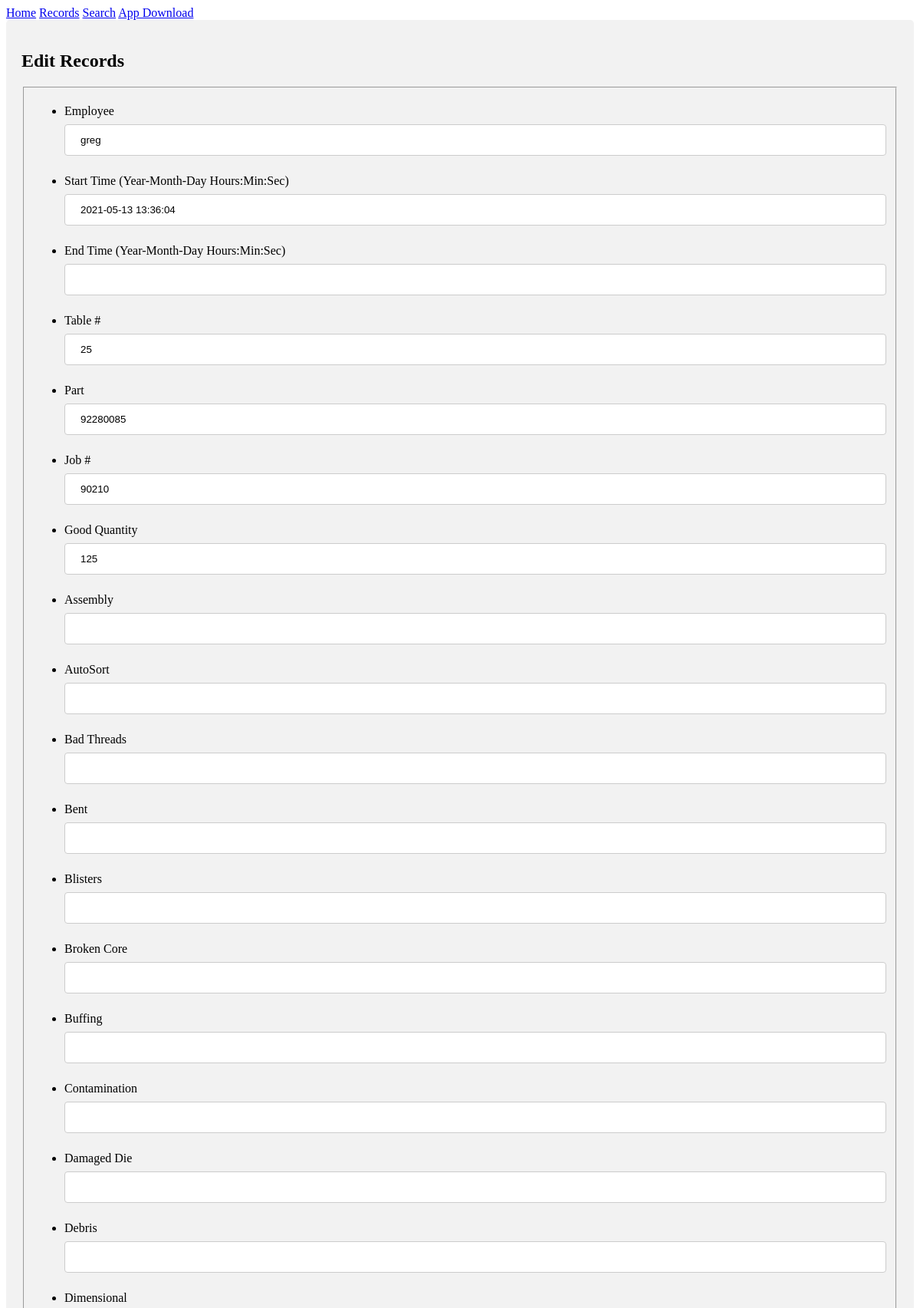
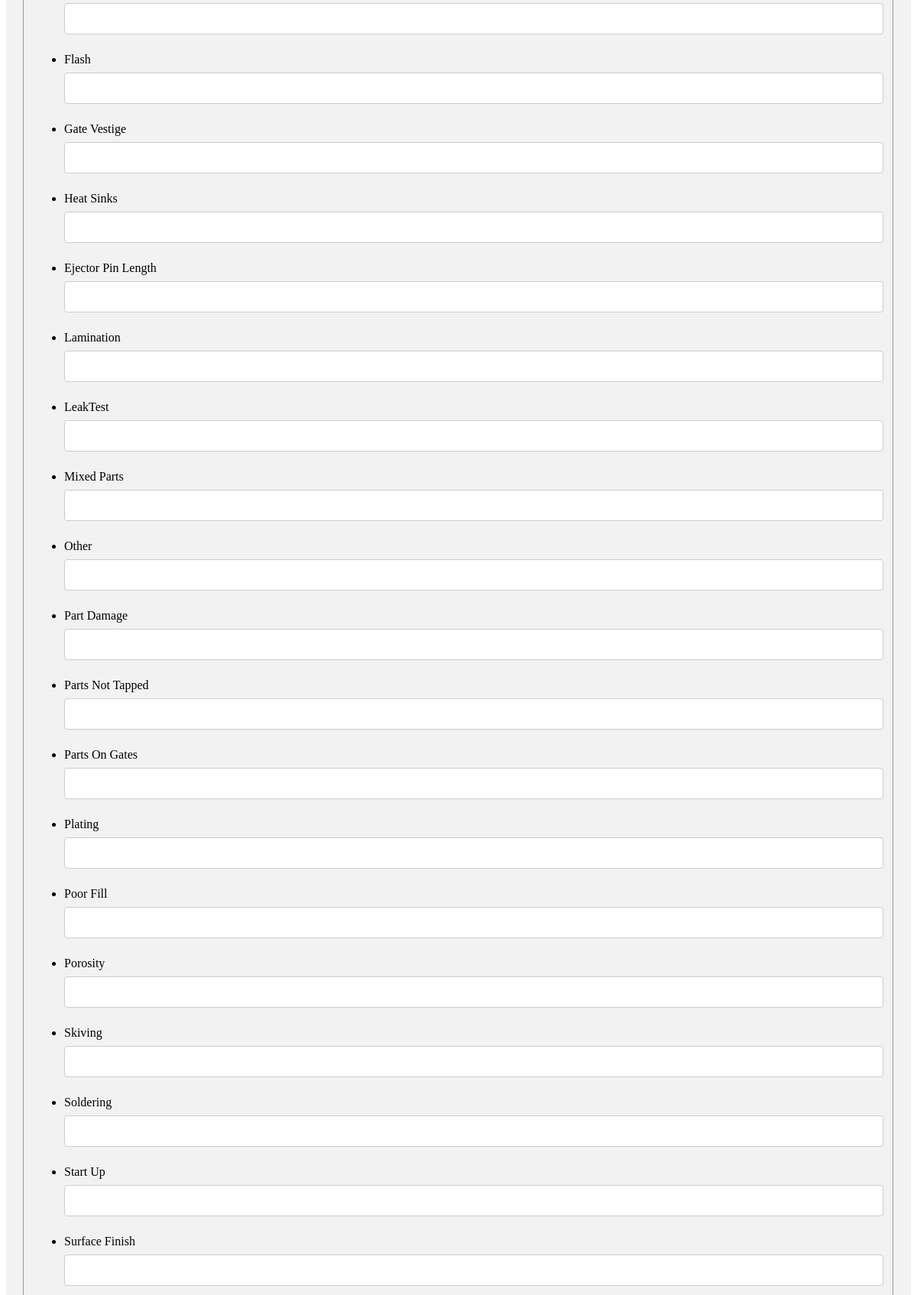
The app's page /edit_record/2 (upper part) with its own data (2 pictures, top to bottom).
### app/models.py (models this page shows, shortened)
class Record(db.Model):
    __tablename__ = "sort-data"
    id = db.Column(db.Integer, primary_key=True)
    Employee = db.Column(db.String(64), index=False, unique=False, nullable=False)
    StartTime = db.Column(db.DateTime, index=False, unique=False, nullable=False)
    TableNumber = db.Column(db.Integer, nullable=False)
    Job = db.Column(db.Integer, nullable=False)
    Part = db.Column(db.Integer, nullable=False)
    Operation = db.Column(db.Integer, nullable=False)
    CastDate = db.Column(db.DateTime, nullable=False)
    CastShift = db.Column(db.Integer, nullable=False)
    GoodQuantity = db.Column(db.Integer, index=False, unique=False, nullable=False)
    Assembly = db.Column(db.Integer, nullable=True)
    AutoSort = db.Column(db.Integer, nullable=True)
    BadThreads = db.Column(db.Integer, nullable=True)
    Bent = db.Column(db.Integer, nullable=True)
    Blisters = db.Column(db.Integer, nullable=True)
    BrokenCore = db.Column(db.Integer, nullable=True)
    Buffing = db.Column(db.Integer, nullable=True)
    Contamination = db.Column(db.Integer, nullable=True)
    DamagedDie = db.Column(db.Integer, nullable=True)
    Debris = db.Column(db.Integer, nullable=True)
    Dimensional = db.Column(db.Integer, nullable=True)
    Flash = db.Column(db.Integer, nullable=True)
    GateVestige = db.Column(db.Integer, nullable=True)
    HeatSinks = db.Column(db.Integer, nullable=True)
    EjectorPinLength = db.Column(db.Integer, nullable=True)
    Lamination = db.Column(db.Integer, nullable=True)
    LeakTest = db.Column(db.Integer, nullable=True)
    MixedParts = db.Column(db.Integer, nullable=True)
    Other = db.Column(db.Integer, nullable=True)
    PartDamage = db.Column(db.Integer, nullable=True)
    PartsNotTapped = db.Column(db.Integer, nullable=True)
    PartsOnGates = db.Column(db.Integer, nullable=True)
    Plating = db.Column(db.Integer, nullable=True)
    PoorFill = db.Column(db.Integer, nullable=True)
    Porosity = db.Column(db.Integer, nullable=True)
    Skiving = db.Column(db.Integer, nullable=True)
    Soldering = db.Column(db.Integer, nullable=True)
    StartUp = db.Column(db.Integer, nullable=True)
    SurfaceFinish = db.Column(db.Integer, nullable=True)
    TrimDamage = db.Column(db.Integer, nullable=True)
    Weight = db.Column(db.Integer, nullable=True)
    WrongPart = db.Column(db.Integer, nullable=True)
    EndTime = db.Column(db.DateTime, nullable=True)
    Rework = db.Column(db.Integer, nullable=True)
    NIT = db.Column(db.Integer, nullable=True)

### app/routes.py (the view)
@app.route("/edit_record/<id>", methods=['POST', 'GET'])
def edit_record(id):
    record = Record.query.get(id)
    edit_form = EditForm(obj=record)
    if edit_form.validate():
        edit_form.populate_obj(record)
        db.session.commit()
    with open('app/errors.txt', 'a') as errorFile:
        for key in edit_form.errors:
            for value in edit_form.errors[key]:
                errorFile.write(key + ": " + value + "\n")
    return render_template(
        'edit_records2.html',
        edit_form = edit_form,
        template = "form-template"
    )

### app/templates/edit_records2.html (shortened to what this page needs)
{% extends 'layout.html' %}
{% block content %}
    <div class="form-wrapper">
        <h2 class="title">Edit Records</h2>
        <form method="POST" action="{{ url_for('records') }}">
            <fieldset class="form-field">
                {% for field in edit_form if field.widget.input_type != 'hidden' %}
                <ul>
                    <li>
                        {{ field.label }}
                        {{ field }}
                    </li>
                </ul>
                {% endfor %}
            </fieldset>
        </form>
    </div>
{% endblock %}

### app/static/css/main.css (style rules this page uses)
input { width: 100%; padding: 12px 20px; margin: 8px 0; display: inline-block; border: 1px solid #ccc; border-radius: 4px; box-sizing: border-box; }
div { border-radius: 5px; background-color: #f2f2f2; padding: 20px; }

### records on screen
Record: Employee "greg" "2021-05-13 13:36:04" "25" "92280085" "90210" "125"

### other values on screen
{{ field.label }} "Employee" "Start Time (Year-Month-Day Hours:Min:Sec)" "End Time (Year-Month-Day Hours:Min:Sec)" "Table #" "Part" "Job #" "Good Quantity" "Assembly" "AutoSort" "Bad Threads" "Bent" "Blisters" "Broken Core" "Buffing" "Contamination" "Damaged Die" "Debris" "Dimensional" "Flash" "Gate Vestige" "Heat Sinks" "Ejector Pin Length" "Lamination" "LeakTest" "Mixed Parts" "Other" "Part Damage" "Parts Not Tapped" "Parts On Gates" "Plating" "Poor Fill" "Porosity" "Skiving" "Soldering" "Start Up" "Surface Finish"
